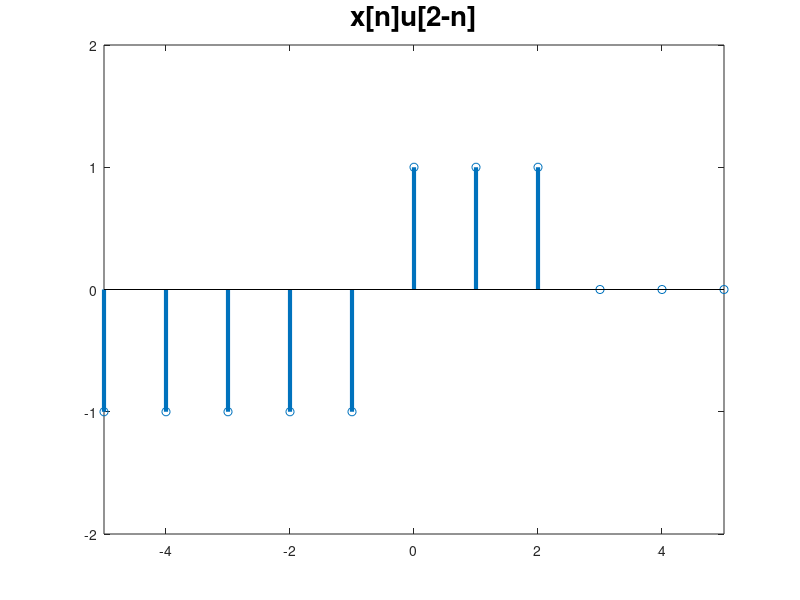
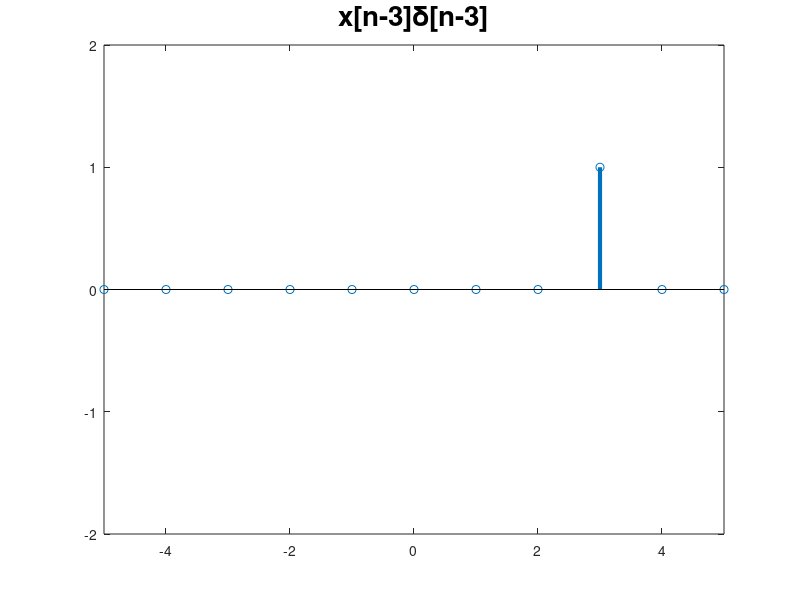
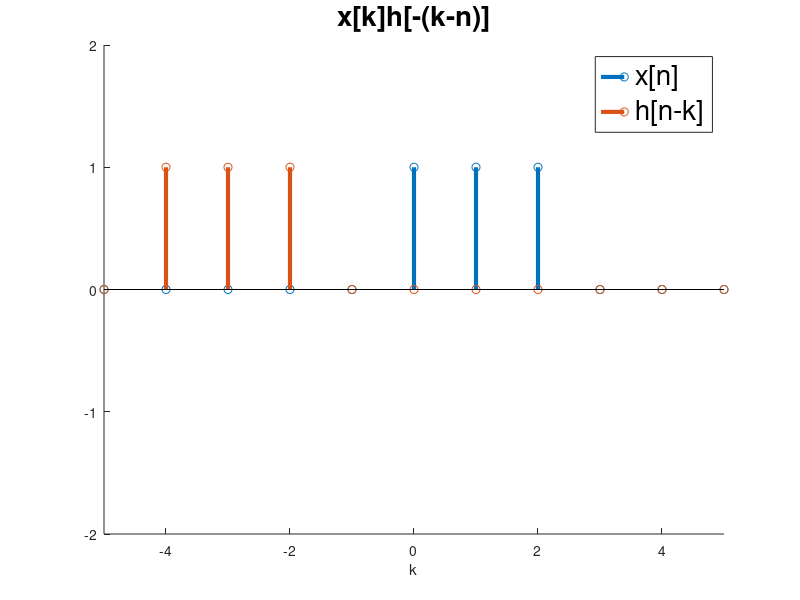
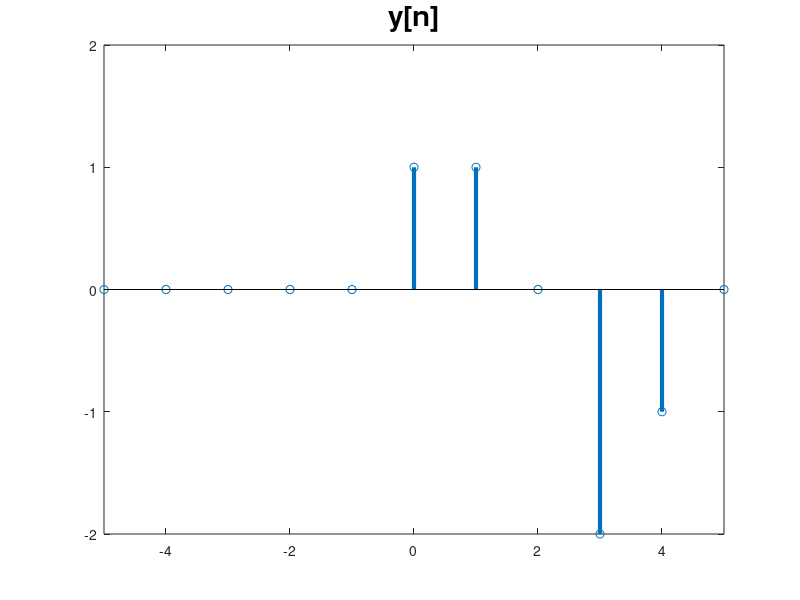

Recreate these plots in MATLAB, in order.
%% q1a
close all; 
n = -5:5;


x = (n<0)*(-1) + (n>=0 & n<=2);

stem(n, x, 'Linewidth', 3)
title('x[n]u[2-n]', 'fontsize', 20)
xlim([-5 5])
ylim([-2 2])
% legend('x[n]', 'u[2-n]')
print -deps figures/1a.eps

%% q1b

n = -5:5;

x = (n==3);

stem(n, x, 'Linewidth', 3)
title('x[n-3]\delta[n-3]', 'fontsize', 20)

xlim([-5 5])
ylim([-2 2])

print -deps figures/1b.eps

%% q3


n = -5:6;

x1 = (n>=0 & n<=2);
h = [n>=-4 & n<=-2]; 
figure()
hold on 
stem(n, x1, 'Linewidth', 3)
title('x[n]', 'fontsize', 20)
xlabel('k')
xlim([-5 5])
ylim([-2 2])
stem(n, h, '-','Linewidth', 3)
title('x[k]h[-(k-n)]', 'fontsize', 20)
legend('x[n]', 'h[n-k]','fontsize', 20)

hold off
print -dpng figures/3in.png

figure()
x = (n<0)*(0) + (n==0)+ (n==1)*0 + (n==2)*(-1)+ (n==3)*(-2)+ (n==4)*(-1)+(n>0 & n<=2);

stem(n, x, 'Linewidth', 3)
title('y[n]', 'fontsize', 20)
xlim([-5 5])
ylim([-2 2])

print -deps figures/3.eps
